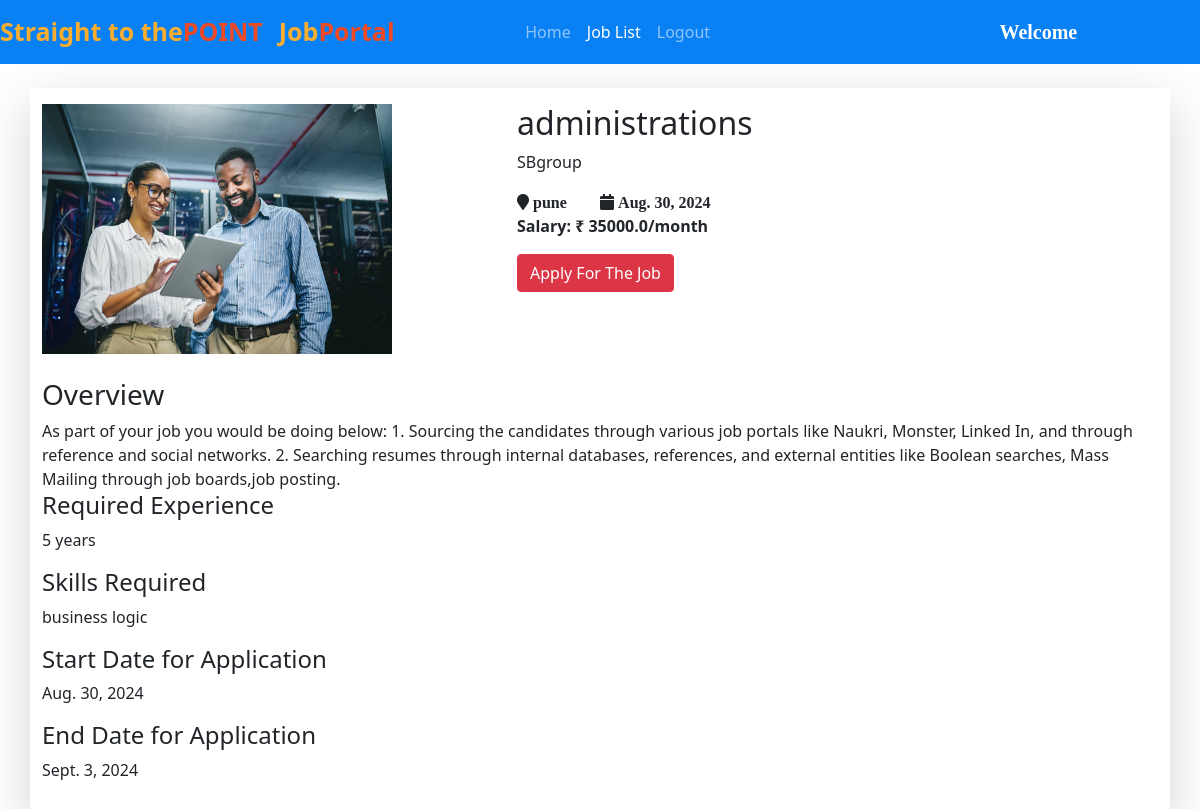
The app's page /job_detail/2/ with its own data.
### jobs/models.py (models this page shows, shortened)
class Job(models.Model):
    company = models.ForeignKey(Company, on_delete=models.CASCADE)
    start_date = models.DateField()
    end_date = models.DateField()
    title = models.CharField(max_length=200)
    salary = models.FloatField()
    image = models.ImageField(upload_to="")
    description = models.TextField(max_length=400)
    experience = models.CharField(max_length=100)
    location = models.CharField(max_length=100)
    skills = models.CharField(max_length=200)
    creation_date = models.DateField()

class Company(models.Model):
    user = models.ForeignKey(User, on_delete=models.CASCADE)
    phone = models.CharField(max_length=10)
    image = models.ImageField(upload_to="")
    gender = models.CharField(max_length=10)
    type = models.CharField(max_length=15)
    status = models.CharField(max_length=20)
    company_name = models.CharField(max_length=100)

### jobs/views.py (the view)
# urls.py: path("job_detail/<int:myid>/", views.job_detail, name="job_detail"),
def job_detail(request, myid):
    job = Job.objects.get(id=myid)
    return render(request, "job_detail.html", {'job':job})

### jobs/templates/job_detail.html (shortened to what this page needs)
{% extends 'user_navbar.html' %}
{% block job_list %} active {% endblock %}
{% block body %}
<div class="container mt-4 shadow-lg py-3 mb-4">
<div class="row">
    <div class="col-md-5">
        <img src="{{job.image.url}}" alt="" width="350px" height="250px">
    </div>
    <div class="col-md-6">
        <h2>{{job.title}}</h2>
        <p>{{job.company.company_name}}</p>
        <i class="fa fa-map-marker">&nbsp;{{job.location}}</i>&nbsp;&nbsp;&nbsp;&nbsp;&nbsp;&nbsp;&nbsp;
        <i class="fa fa-calendar">&nbsp;{{job.creation_date}}</i>
        <br>
        <strong>Salary: ₹ {{job.salary}}/month</strong>
        <div class="mt-3">
            <a href="/job_apply/{{job.id}}/" class="btn btn-danger">Apply For The Job</a>
        </div>
    </div>
</div>
<div class="mt-4">
    <h3>Overview</h3>
    <p style="margin: auto; line-break: auto;">{{job.description}}</p>
    <h4>Required Experience</h4>
    <p>{{job.experience}} years</p>
    <h4>Skills Required</h4>
    <p>{{job.skills}}</p>
    <h4>Start Date for Application</h4>
    <p>{{job.start_date}}</p>
    <h4>End Date for Application</h4>
    <p>{{job.end_date}}</p>
</div>
</div>
{% endblock %}

### records on screen
Job: image (picture), title "administrations", company.company_name "SBgroup", location "pune", creation_date "Aug. 30, 2024", salary "35000.0", description "As part of your job you would be doing below: 1. Sourcing the candidates through various job portals like Naukri, Monster, Linked In, and through reference and social networks. 2. Searching resumes through internal databases, references, and external entities like Boolean searches, Mass Mailing through job boards,job posting.", experience "5", skills "business logic", start_date "Aug. 30, 2024", end_date "Sept. 3, 2024"
